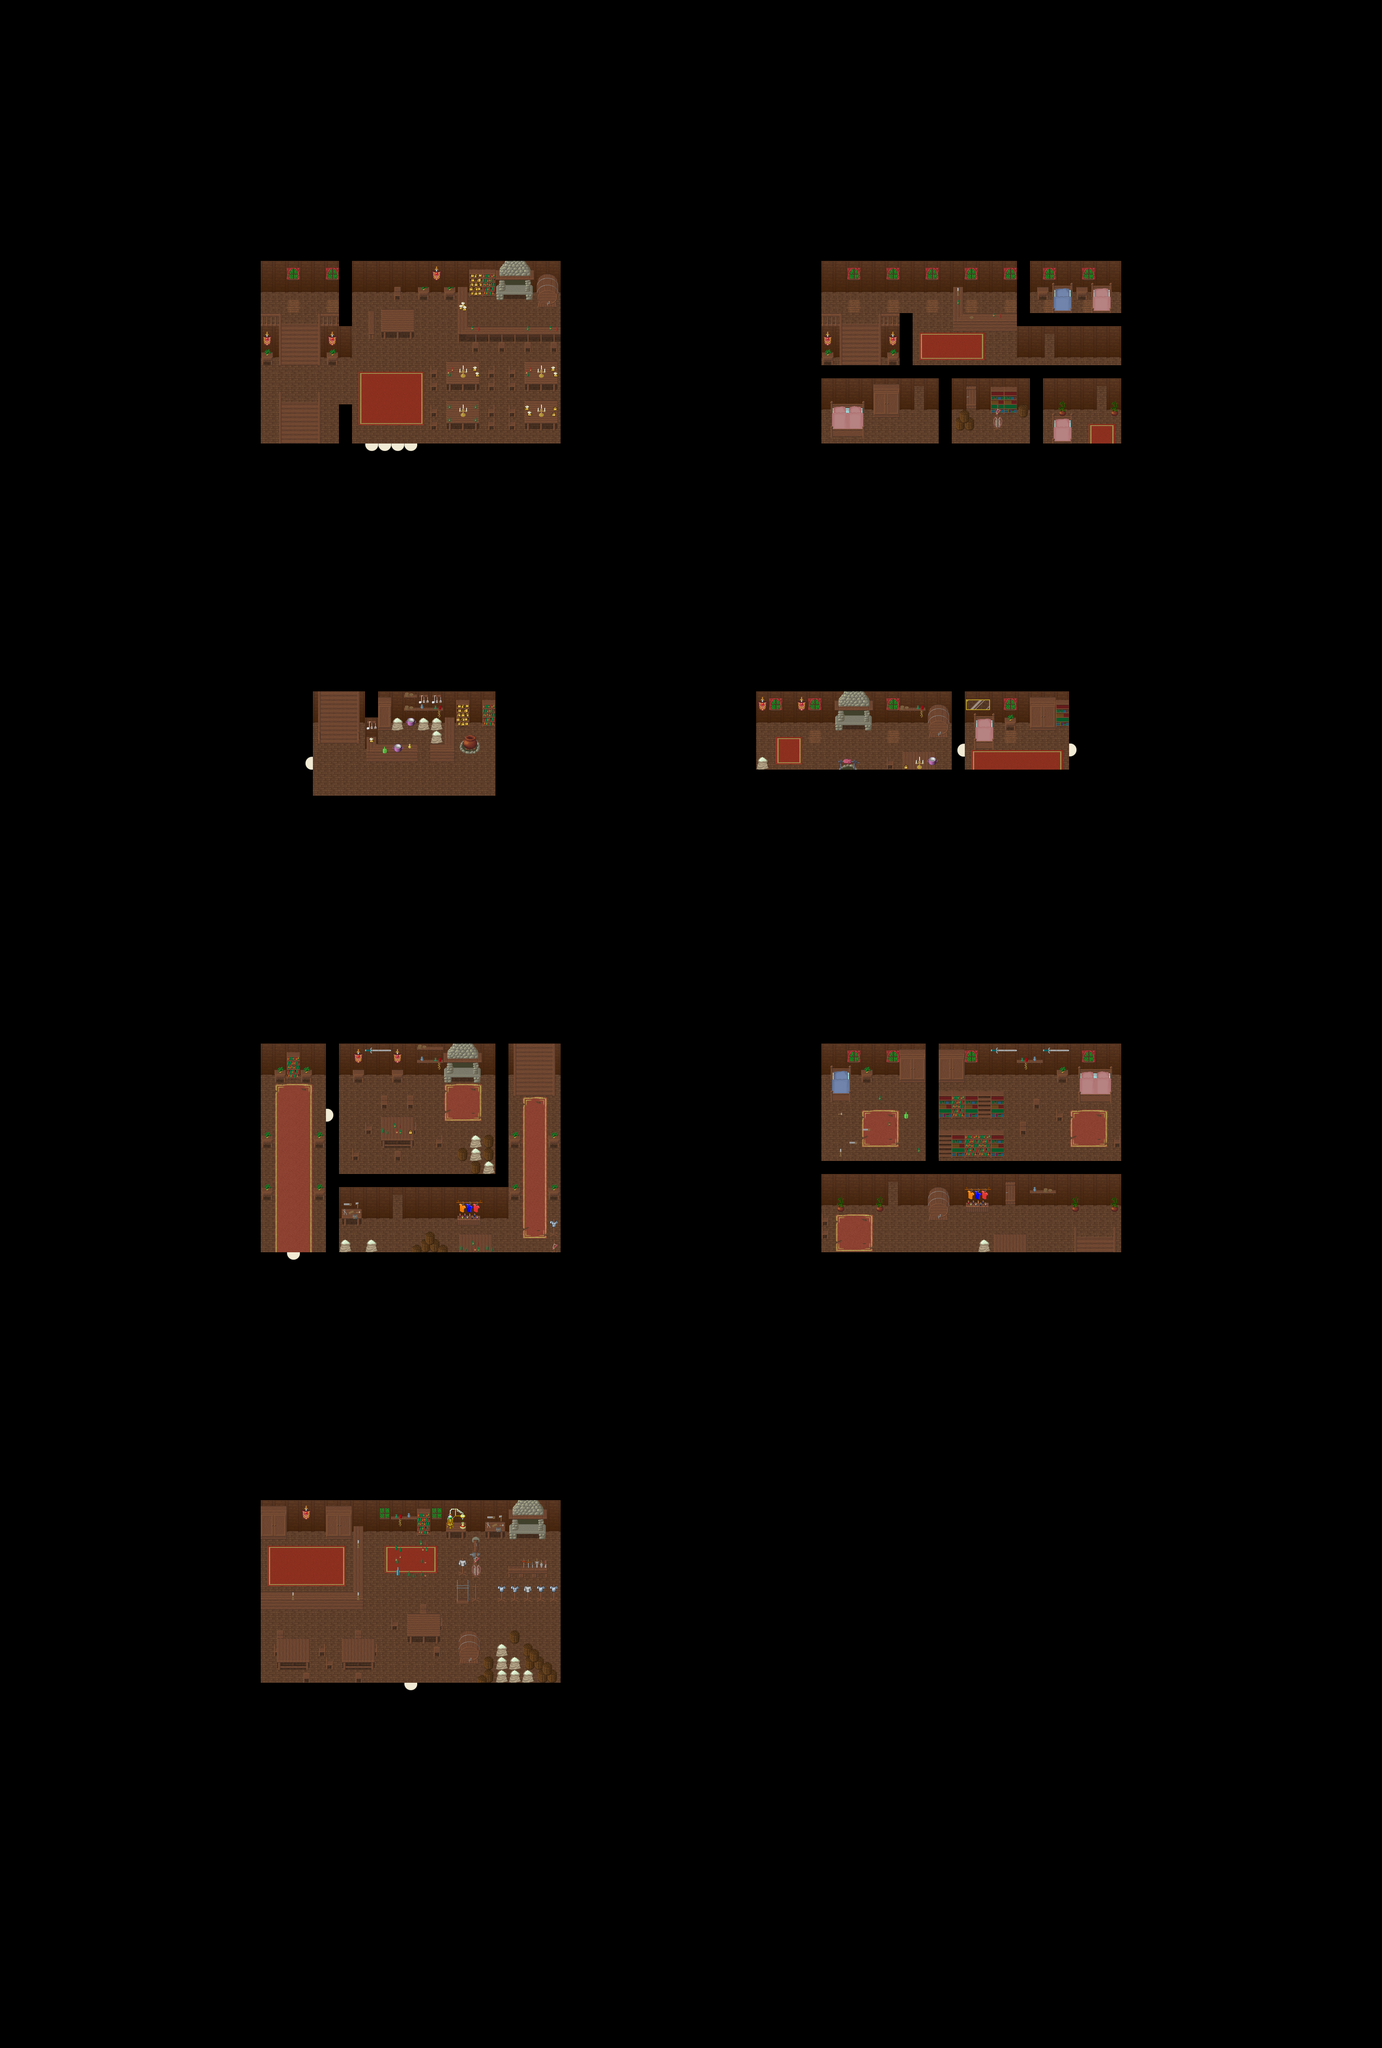

Rendered tile map (Tiled .tmx) drawn with the repository's tilesets; below, a short description and the map source with its tile grids summarised:
An orthogonal 106x157 tile map with 32x32 px tiles, 6 tile layers (Ground1, Ground2, Ground3, Fringe, ...), 1 hidden layer not drawn, 5 tilesets and 12 objects (11x warp, node).

<map version="1.10" tiledversion="1.10.1" orientation="orthogonal" renderorder="right-down" width="106" height="157" tilewidth="32" tileheight="32" infinite="0" nextlayerid="9" nextobjectid="37">
 <properties>
  <property name="music" value="inquisitive-inn.ogg" />
  <property name="name" value="Swamp Indoors" />
 </properties>
 <tileset firstgid="1" source="../tilesets/collision.tsx" />
 <tileset firstgid="3" source="../tilesets/woodland_indoor.tsx" />
 <tileset firstgid="259" source="../tilesets/woodland_indoor_x2.tsx" />
 <tileset firstgid="307" source="../tilesets/woodland_indoor_x3.tsx" />
 <tileset firstgid="355" source="../tilesets/wood_lab_small.tsx" />
 <layer id="1" name="Ground1" width="106" height="157">
  <data>[16642 cells, 16642 non-empty, 24 distinct tile ids]</data>
 </layer>
 <layer id="2" name="Ground2" width="106" height="157">
  <data>[16642 cells, 528 non-empty, 120 distinct tile ids]</data>
 </layer>
 <layer id="3" name="Ground3" width="106" height="157">
  <data>[16642 cells, 92 non-empty, 35 distinct tile ids]</data>
 </layer>
 <layer id="4" name="Fringe" width="106" height="157">
  <data>[16642 cells, 169 non-empty, 66 distinct tile ids]</data>
 </layer>
 <layer id="5" name="Over1" width="106" height="157">
  <data>[16642 cells, 14851 non-empty, 17 distinct tile ids]</data>
 </layer>
 <layer id="6" name="Over2" width="106" height="157">
  <data>[16642 cells, 0 non-empty, 0 distinct tile ids]</data>
 </layer>
 <layer id="7" name="Collision" width="106" height="157" visible="0">
  <data>[16642 cells, 15416 non-empty, 1 distinct tile ids]</data>
 </layer>
 <objectgroup id="8" name="Objects">
  <object id="20" name="To Outside" type="warp" x="896" y="1120" width="128" height="32">
   <properties>
    <property name="dest_map" value="026-1" />
    <property name="dest_x" value="48" />
    <property name="dest_y" value="40" />
   </properties>
  </object>
  <object id="21" name="To Second Floor" type="warp" x="704" y="800" width="64" height="32">
   <properties>
    <property name="dest_map" value="026-2" />
    <property name="dest_x" value="66" />
    <property name="dest_y" value="25" />
   </properties>
  </object>
  <object id="22" name="To First Floor" type="warp" x="2080" y="832" width="64" height="32">
   <properties>
    <property name="dest_map" value="026-2" />
    <property name="dest_x" value="23" />
    <property name="dest_y" value="27" />
   </properties>
  </object>
  <object id="23" name="To First Floor" type="warp" x="800" y="1760" width="64" height="32">
   <properties>
    <property name="dest_map" value="026-2" />
    <property name="dest_x" value="23" />
    <property name="dest_y" value="31" />
   </properties>
  </object>
  <object id="24" name="To Kitchen" type="warp" x="704" y="1056" width="64" height="32">
   <properties>
    <property name="dest_map" value="026-2" />
    <property name="dest_x" value="26" />
    <property name="dest_y" value="56" />
   </properties>
  </object>
  <object id="29" name="To Outside" type="warp" x="704" y="3072" width="32" height="32">
   <properties>
    <property name="dest_map" value="026-1" />
    <property name="dest_x" value="25" />
    <property name="dest_y" value="21" />
   </properties>
  </object>
  <object id="30" name="To Second Floor" type="warp" x="1280" y="2624" width="64" height="32">
   <properties>
    <property name="dest_map" value="026-2" />
    <property name="dest_x" value="83" />
    <property name="dest_y" value="95" />
   </properties>
  </object>
  <object id="32" name="To First Floor" type="warp" x="2656" y="3072" width="64" height="32">
   <properties>
    <property name="dest_map" value="026-2" />
    <property name="dest_x" value="41" />
    <property name="dest_y" value="83" />
   </properties>
  </object>
  <object id="33" name="To Golbenez" type="warp" x="736" y="1856" width="32" height="32">
   <properties>
    <property name="dest_map" value="026-2" />
    <property name="dest_x" value="81" />
    <property name="dest_y" value="57" />
   </properties>
  </object>
  <object id="34" name="To Reid's Inn" type="warp" x="2624" y="1824" width="32" height="32">
   <properties>
    <property name="dest_map" value="026-2" />
    <property name="dest_x" value="24" />
    <property name="dest_y" value="58" />
   </properties>
  </object>
  <object id="35" name="To Outside" type="warp" x="992" y="4128" width="32" height="32">
   <properties>
    <property name="dest_map" value="026-1" />
    <property name="dest_x" value="43" />
    <property name="dest_y" value="25" />
   </properties>
  </object>
  <object id="36" name="Alchemy" type="node" x="1120" y="3744" width="32" height="32" />
 </objectgroup>
</map>
